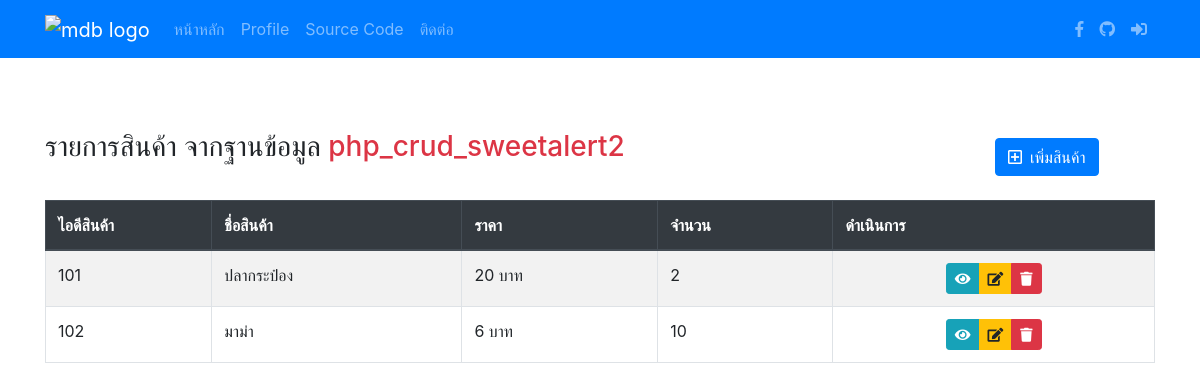
/index.php (signed in), run on an earlier commit of the app's database.
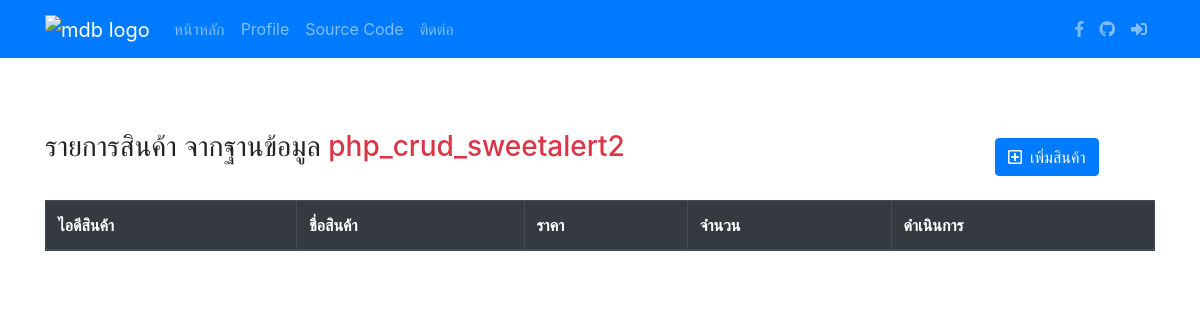
And on a later commit of the database.
### tables this page shows
CREATE TABLE `tbl_products` (
  `p_id` int(11) NOT NULL COMMENT 'ไอดีสินค้า',
  `p_name` varchar(100) NOT NULL COMMENT 'ชื่อสินค้า',
  `p_price` float NOT NULL COMMENT 'ราคาสินค้า',
  `p_count` int(11) NOT NULL COMMENT 'จำนวนสินค้า'
);

### index.php (the view, shortened to what this page needs)
<?php
if (isset($_SESSION['a_username'])) { ?>
<!DOCTYPE html>
<html lang="en">
<head>
    <link rel="stylesheet" href="https://maxcdn.bootstrapcdn.com/bootstrap/4.5.2/css/bootstrap.min.css">
    <link rel="stylesheet" href="https://cdn.datatables.net/1.10.22/css/dataTables.bootstrap4.min.css">
    <link rel="stylesheet" href="https://use.fontawesome.com/releases/v5.7.0/css/all.css"
>
</head>
<body>
    <?php include_once("navBar.php"); ?>
    <br>
    <div class="container my-5" >
        <div class=" row">
        <div class="col-md-10">
            <h3>
                รายการสินค้า จากฐานข้อมูล
                <span class="text-danger">php_crud_sweetalert2</span>
            </h3>
        </div>
        <div class="col-md-2 mt-2">
            <a href="formInsert.php" class="btn btn-primary">
                <i class="far fa-plus-square"></i><span class=" ml-2">เพิ่มสินค้า</span>
            </a>
        </div>
    </div>
    <br>
    <table id="example" class="table table-striped table-bordered table-hover table-responsive-sm" style="width:100%">
        <thead class="thead-dark">
            <tr>
                <th>ไอดีสินค้า</th>
                <th>ชื่อสินค้า</th>
                <th>ราคา</th>
                <th>จำนวน</th>
                <th>ดำเนินการ</th>
            </tr>
        </thead>
        <tbody>
            <?php
                include_once("config/connectDB.php");
                $sql = "SELECT * FROM tbl_products";
                $result = mysqli_query($conn, $sql);
                while ($item = mysqli_fetch_assoc($result)) { ?>
            <tr>
                <td class="" width="15%"><?php echo $item["p_id"]; ?></td>
                <td><?php echo $item["p_name"]; ?></td>
                <td><?php echo $item["p_price"]; ?> บาท</td>
                <td><?php echo $item["p_count"]; ?></td>
                <td class="text-center">
                    <div class="btn-group btn-group-sm">
                        <a class="btn btn-info" href="productDetail.php?p_id=<?php echo $item["p_id"]; ?>">
                            <i class="fa fa-eye"></i>
                        </a>
                        <a class="btn btn-warning" href="formEdit.php?p_id=<?php echo $item["p_id"]; ?>">
                            <i class="fas fa-edit"> </i>
                        </a>
                        <a class="btn btn-danger" href="index.php?deleteR=req&p_id=<?php echo $item["p_id"]; ?>">
                            <i class="fas fa-trash"> </i>
                        </a>
                    </div>
                </td>
            </tr>
            <?php
                }
                ?>
        </tbody>
    </table>
    </div>
</body>
</html>
<?php
} else {
    header('Location: login.php');
    exit;
}
?>

### navBar.php (shortened to what this page needs)
<nav class="navbar navbar-expand-lg bg-primary text-white navbar-dark">
    <div class="container">
        <a class="navbar-brand" href="https://www.facebook.com/profile.php?id=100040304628322" target="_blank">
            <img src="https://scontent.fkkc3-1.fna.fbcdn.net/v/t1.0-9/72392613_133924427961044_4001461810950569984_o.jpg?_nc_cat=101&ccb=1-3&_nc_sid=09cbfe&_nc_eui2=AeFuqM6gtxSriNCIWVKhBkWs_kJXJ3_66D_-Qlcnf_roP-fQmxVFf504BZH93jXnoif5ZI_LZLLuZ-w4o8opyeCI&_nc_ohc=pKO9vDjd4MEAX_0H8eg&_nc_ht=scontent.fkkc3-1.fna&oh=02f9e56c5c3aeb8fc7340d0ecbee03f4&oe=607807A3"
                height="30" alt="mdb logo">
        </a>
        <div class="collapse navbar-collapse" id="basicExampleNav">
            <ul class="navbar-nav mr-auto">
                <li class="nav-item">
                    <a class="nav-link" href="index.php">หน้าหลัก</a>
                </li>
                <li class="nav-item">
                    <a class="nav-link" href="https://www.facebook.com/profile.php?id=100040304628322"
                        target="_blank">Profile</a>
                </li>
                <li class="nav-item">
                    <a class="nav-link" href="https://github.com/nathakrit061103jnt/php_crud_sweetalert2"
                        target="_blank">Source
                        Code</a>
                </li>
                <li class="nav-item">
                    <a class="nav-link" href="contract.php">
                        ติดต่อ
                    </a>
                </li>
            </ul>
            <ul class="navbar-nav nav-flex-icons">
                <li class="nav-item">
                    <a href="https://www.facebook.com/profile.php?id=100040304628322" class="nav-link waves-effect"
                        target="_blank">
                        <i class="fab fa-facebook-f"></i>
                    </a>
                </li>
                <li class="nav-item">
                    <a href="https://github.com/nathakrit061103jnt" class="nav-link waves-effect" target="_blank">
                        <i class="fab fa-github"></i>
                    </a>
                </li>
                <li class="nav-item">
                    <a href="login.php" class="nav-link waves-effect">
                        <i class="fas fa-sign-in-alt"></i>
                    </a>
                </li>
        </div>
    </div>
</nav>

What changed in the data, as far as the page shows it:
removed tbl_products: p_id "101", p_name "ปลากระป๋อง", p_price "20", p_count "2"
removed tbl_products: p_id "102", p_name "มาม่า", p_price "6", p_count "10"
